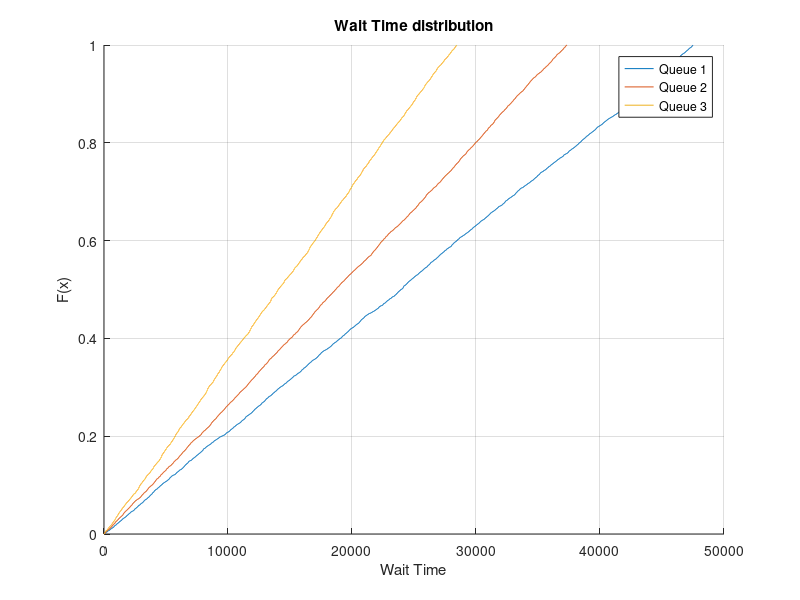

The MATLAB script that drew this image:
function plotWait()
figure;
load tq0w.txt
load tq1w.txt
load tq2w.txt
hold on
[h,stw0]=cdfplot(tq0w)
[h,stw1]=cdfplot(tq1w)
[h,stw2]=cdfplot(tq2w)
legend('Queue 1','Queue 2','Queue 3')
display(stw0)
display(stw1)
display(stw2)
xlabel('Wait Time')
title('Wait Time distribution')
hold off